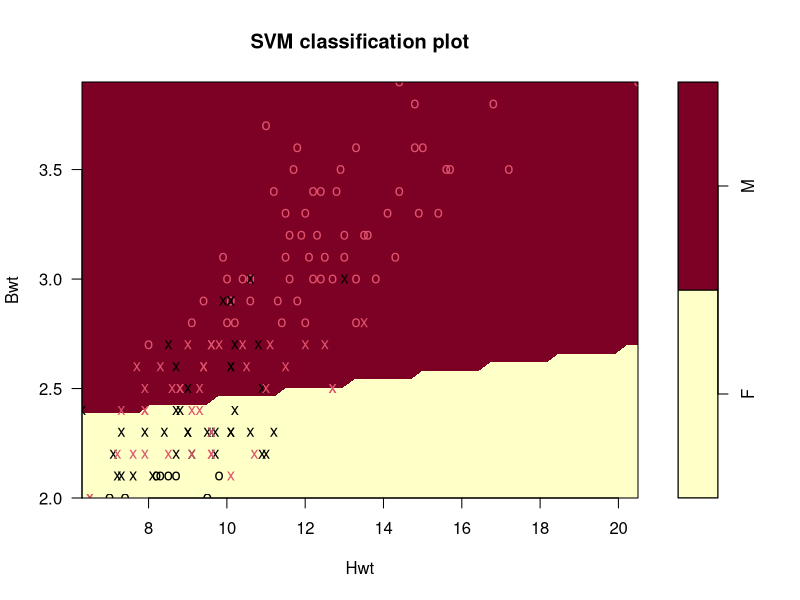
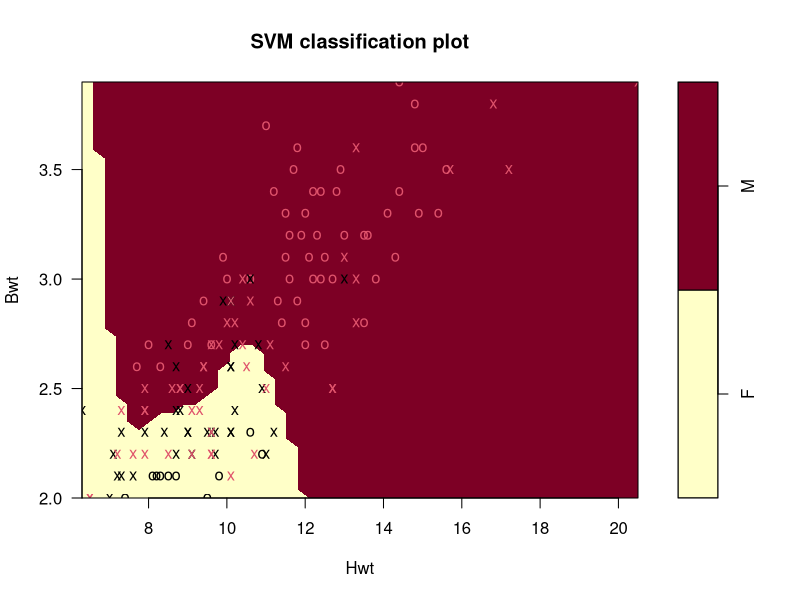
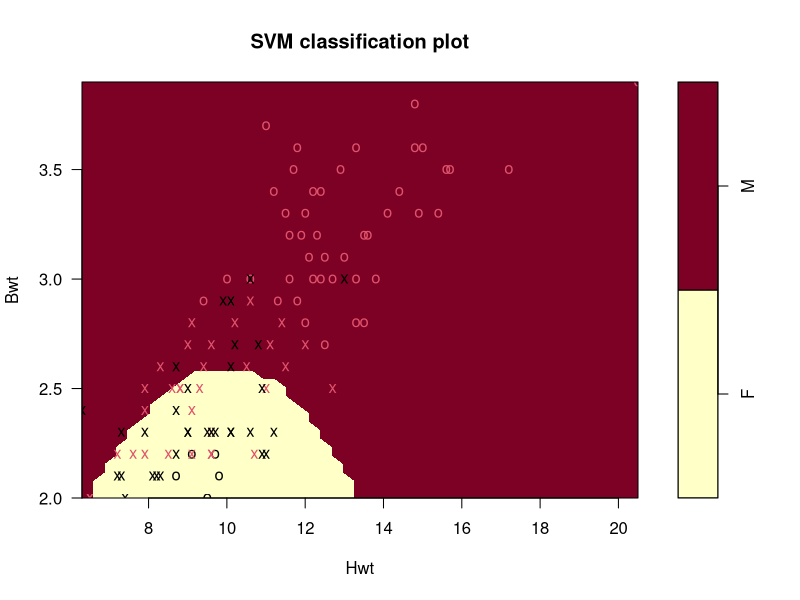
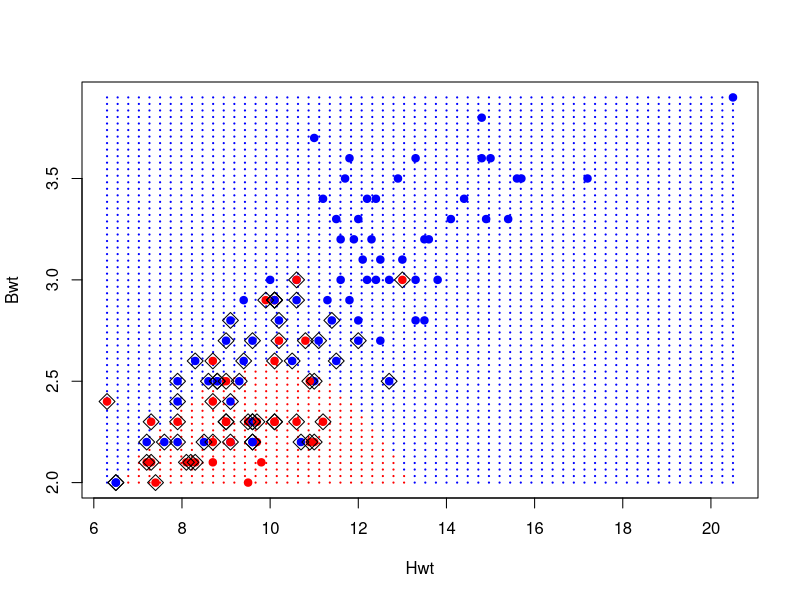

Generate these figures, in order, with R: (Note: this script raises an error after producing the figures.)
## ---- chunk 1
library(dplyr, warn.conflicts = FALSE)
library(ggplot2)
library(e1071)  # Misc Functions of the Department of Statistics, Probability Theory Group
                #(Formerly: E1071), TU Wien
## ---- chunk 2
data(cats, package = "MASS")
inputData <- data.frame(cats[, c (2,3)],
                        response = as.factor(cats$Sex)) %>% tbl_df # corce response to factor
print(inputData)
## ---- chunk 3
svmfit <- svm(response ~ ., data = inputData,
              kernel = "linear", cost = 10, scale = FALSE) # linear SVM, scaling turned of

print(svmfit)

plot(svmfit, inputData)

compareTable <- table(inputData$response, predict(svmfit))

mean(inputData$response != predict(svmfit)) # misclassification factor
## ---- chunk 4
svmfit <- svm(response ~ ., data = inputData,
              kernel = "radial", cost = 10, scale = FALSE) # radial SVM, scaling turned off

print(svmfit)

plot(svmfit, inputData)

compareTable <- table(inputData$response, predict(svmfit))

mean(inputData$response != predict(svmfit)) # misclassification factor
## ---- chunk 5
set.seed(100) # for reproducible results

rowIndices <- 1:nrow(inputData)
sampleSize <- 0.8 * length(rowIndices) # take 80% of samples as training set

trainingRows <- sample(rowIndices, sampleSize)
trainingData <- inputData[trainingRows, ] # training data
testData <- inputData[-trainingRows, ]    # test data
## ---- chunk 6
set.seed(100) # for reproducible results

# add an row index
inputData <- mutate(inputData, Idx = seq_along(Bwt))

trainingData <- sample_frac(inputData, 0.8)   # training data
testData <- setdiff(inputData, trainingData)  # test data

# clean-up
inputData <- select(inputData, -Idx)
trainingData <- select(trainingData, -Idx)
testData <- select(testData, -Idx)
## ---- chunk 7
tuned <- tune.svm(response ~ ., data = trainingData,
                  gamma = 10^(-6:-1), cost = 10^(1:2)) # tune

summary(tuned)
## ---- chunk 8
svmfit <- svm(response ~ ., data = trainingData,
              kernel = "radial", gamma = 0.01, cost = 100,
              scale = FALSE) # radial SVM, scaling turned of

print(svmfit)

plot(svmfit, trainingData)

# apply testData
compareTable <- table(testData$response, predict(svmfit, testData))

mean(testData$response != predict(svmfit, testData)) # misclassification factor
## ---- chunk 9
n_points_in_grid = 60 # num grid points in a line

x_axis_range <- range(inputData[, 2]) # range of X axis
y_axis_range <- range(inputData[, 1]) # range of Y axis

X_grid_points <- seq(from=x_axis_range[1], to=x_axis_range[2],
                     length=n_points_in_grid) # grid points along x-axis
Y_grid_points <- seq(from=y_axis_range[1], to=y_axis_range[2],
                     length=n_points_in_grid) # grid points along y-axis

all_grid_points <- expand.grid (X_grid_points, Y_grid_points) # generate all grid points
names(all_grid_points) <- c("Hwt", "Bwt") # rename

all_points_predited <- predict(svmfit, all_grid_points) # predict for all points in grid
color_array <-
  c("red", "blue")[as.numeric(all_points_predited)] # colors for all points based on predictions

plot(all_grid_points, col=color_array, pch=20, cex=0.25) # plot all grid points

points(x=trainingData$Hwt, y=trainingData$Bwt,
       col=c("red", "blue")[as.numeric(trainingData$response)], pch=19) # plot data points

points(trainingData[svmfit$index, c (2, 1)], pch=5, cex=1.5) # plot support vectors
## ---- chunk 10
n_points_in_grid = 60 # num grid points in a line

y_axis_range <- range(inputData$Bwt) # range of Y axis
x_axis_range <- range(inputData$Hwt) # range of X axis

grid_points <- setNames(expand.grid(seq(x_axis_range[1], x_axis_range[2],
                                        length.out = n_points_in_grid),
                                    seq(y_axis_range[1], y_axis_range[2],
                                        length.out = n_points_in_grid)),
                        c("Hwt", "Bwt")) %>%
  mutate(response = predict(svmfit, grid_points))

grid_plot <- ggplot() +
  geom_point(data = grid_points, aes(x = Hwt, y = Bwt, col = response),
             size = 0.8) +
  geom_point(data = trainingData, aes(x = Hwt, y = Bwt, shape = response)) +
  scale_shape_manual(values = c(1, 2)) +
  ggtitle("Grid Plot of Optimized SVM Model")

print(grid_plot)
